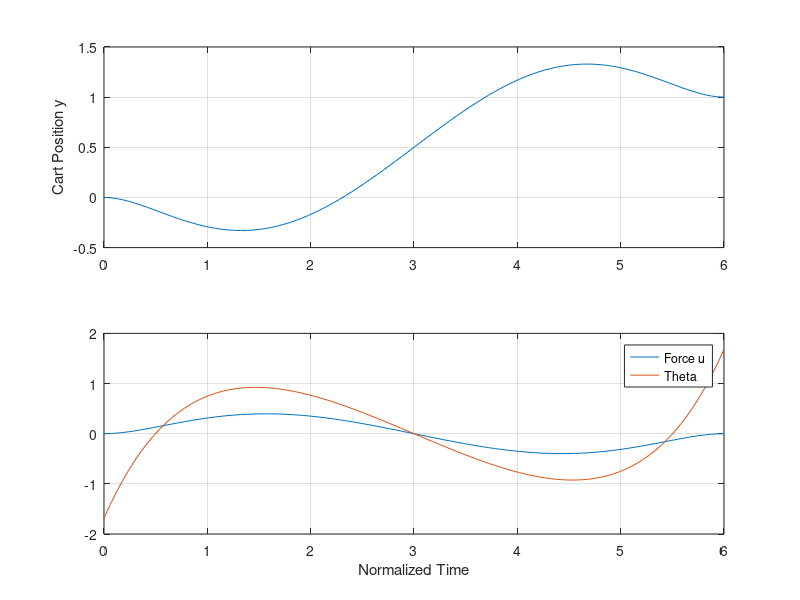
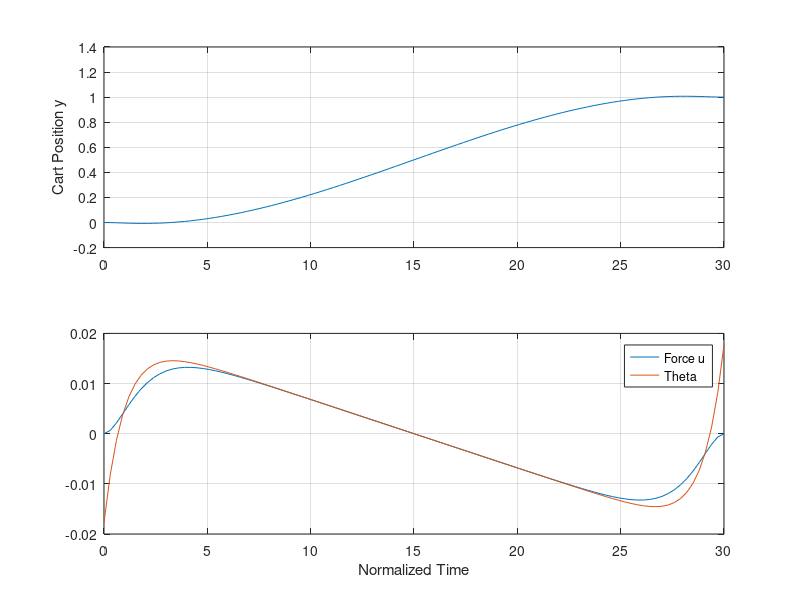

MATLAB code for these plots, in order:
% Script p5_2_10c.m; cart with an inverted pendulum using analytical
% solution; s=[th q v y]'; A=[A1,...,A8]'; first 4 eqns. are initial
% b.c.'s; second 4 eqns. are final b.c.'s;             7/97, 3/31/02
%
tf1=[6 30]; 
for j=1:2,
  tf=tf1(j); ep=.5; x0=[0 0 0 0]'; xf=[0 0 0 1]';
  sth=1e4; sq=sth; sv=sq; sy=sv; T=tf; a=exp(-T); 
  M(1,:)=[   T*a/2   -T/2    T 1  a 1 0 0];
  M(2,:)=[a*(1-T)/2 -(1+T)/2 1 0 -a 1 0 0];
  M(3,:)=[-a+ep*a*(1+T)/2  1-ep*(1-T)/2  (1-ep)*T^2/2 ...
             (1-ep)*T ep*a -ep 1 0];
  M(4,:)=[ a-ep*a*(1+T/2)  1-ep*(1-T/2)  (1-ep)*T^3/6 ...
        (1-ep)*T^2/2 -ep*a -ep T 1];
  M(5,:)=[ 0    0  0 1  1 a 0 0];
  M(6,:)=[1/2 -a/2 1 0 -1 a 0 0];
  M(7,:)=[-1+ep/2  a*(1-ep/2)  0 0  ep -ep*a 1 0];
  M(8,:)=[ 1-ep    a*(1-ep)    0 0 -ep -ep*a 0 1];
  b=[x0; xf]; A=M\b;
  for i=1:101, t=T*(i-1)/100; a=exp(-t); b=exp(t-T);
    u(i)=[a b t 1 0 0 0 0]*A;
    th(i)=[t*a/2 -t*b/2 t 1 a b 0 0]*A;
    y(i)=[a-ep*a*(1+t/2) b-ep*b*(1-t/2) (1-ep)*t^3/6 ...
     (1-ep)*t^2/2 -ep*a -ep*b t 1]*A; 
    t1(i)=T-t;
  end
  %
  figure(j); clf; subplot(211), plot(t1,y); grid; 
  ylabel('Cart Position y'); subplot(212), plot(t1,th,t1,u,'-');
  grid; xlabel('Normalized Time'); legend('Force u','Theta');
end
